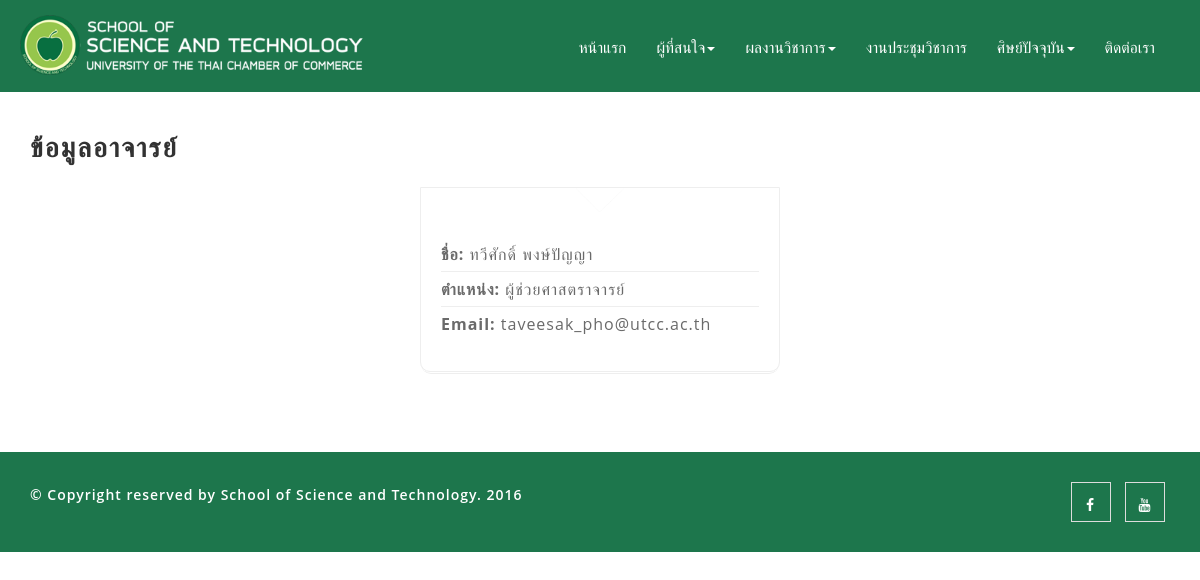
Screenshot of /?page=instructor&instructorID=10 with the database file from the repository.
### tables this page shows
CREATE TABLE IF NOT EXISTS `instructor` (
  `instructorID` int(11) NOT NULL,
  `post` varchar(50) NOT NULL,
  `firstname` varchar(50) NOT NULL,
  `lastname` varchar(50) NOT NULL,
  `email` varchar(100) NOT NULL,
  `courseID` int(11) NOT NULL,
  `website` varchar(250) NOT NULL
);

### class/instructors.php (called while the page is built, shortened)
<?php
  class instructors extends Dbconfig {
    function Mysql()    {
      $dbPara = new Dbconfig();
      $this -> databaseName = $dbPara -> dbName;
      $this -> userName = $dbPara -> userName;
      $this -> passCode = $dbPara ->passCode;
    }
    function dbConnect()    {
        $this -> pdo = new PDO("mysql:dbname={$this -> databaseName};host={$this -> serverName};charset=utf8", $this -> userName, $this -> passCode);
        return $this -> pdo;
    }
    public function getInsInfo($id){
      $sth = $this -> pdo -> prepare("SELECT * FROM `instructor` RIGHT JOIN `course` ON `instructor`.`courseID` = `course`.`courseID` WHERE `instructor`.`instructorID` = '$id'");
      $sth -> execute();
      return $sth->fetch(PDO::FETCH_ASSOC);
    }
  }
?>

### config.php (called while the page is built, shortened)
<?php
class Dbconfig {
    function __construct() {
        $this -> serverName = 'localhost';
        $this -> userName = 'science';
        $this -> passCode = 'pass';
        $this -> dbName = 'science';
    }
}
?>

### pages/instructor.php (the view, shortened to what this page needs)
<?php
  require_once 'class/instructors.php';
  $ins = new instructors();
  if(!@$_GET['instructorID']) {
    ?><script>window.location.href="?page=instructors";</script><?php
  } else {
    $info = $ins->getInsInfo($_GET['instructorID']);
?>
<section>
  <div style="padding-top:120px;">
  </div>
</section>
    <section id="about" class="about-section section-padding">
      <div class="container">
        <h2 class="section-title wow fadeInUp">ข้อมูลอาจารย์</h2>
        <div class="row">
          <div class="col-md-4 col-md-push-4">
            <div class="biography">
              <div class="myphoto">
              </div>
              <ul>
                <li><strong>ชื่อ:</strong> <?php echo $info['firstname'].'  '.$info['lastname']; ?></li>
                <li><strong>ตำแหน่ง:</strong> <?php echo $info['post']; ?></li>
                <li><strong>Email:</strong> <?php echo $info['email']?$info['email']:'-'; ?></li>
              </ul>
            </div>
          </div>
          <div class="col-md-8">
          </div>
        </div>
      </div>
    </section>
<?php
  }
?>

### css/theme.css (style rules this page uses)
body { width: 100%; height: 100%; line-height: 24px; color: #6a6a6a; font-size: 13px; font-family: 'Open Sans', sans-serif; font-weight: normal; letter-spacing: 1px; }
html { width: 100%; height: 100%; }
ul,li { list-style-type: none; margin: 0px; padding: 0px; }
h1, h2, h3, h4, h5, h6 { color: #323232; text-transform: uppercase; font-family: 'Raleway', sans-serif; font-weight: 600; margin-top: 0px; margin-bottom: 10px; }
h2 { font-size: 27px; letter-spacing: 2px; line-height: 37px; margin-bottom: 20px; padding-top: 10px; }
.section-padding { padding-bottom: 80px; }

### css/custom.css (style rules this page uses)
.biography { border-bottom-left-radius: 10px; border-bottom-right-radius: 10px; border:1px solid #EEEEEE; position: relative; }
.biography::after { content: ""; border-bottom: 1px solid #EEEEEE; position: absolute; bottom: -3px; width: 100%; border-radius: 10px; height: 20px; }
.myphoto { position: relative; background: url(../images/photo-frame.png) bottom center no-repeat; background-size: contain; }
.biography ul { padding:25px 20px 30px; }
.biography ul li { padding:5px 0; font-size: 16px; border-bottom:1px solid #EEEEEE; }
.biography ul li:last-child { border-bottom:0; }

### rows the page displays
instructor: firstname "ทวีศักดิ์", lastname "พงษ์ปัญญา", post "ผู้ช่วยศาสตราจารย์", email "taveesak_pho@utcc.ac.th"
